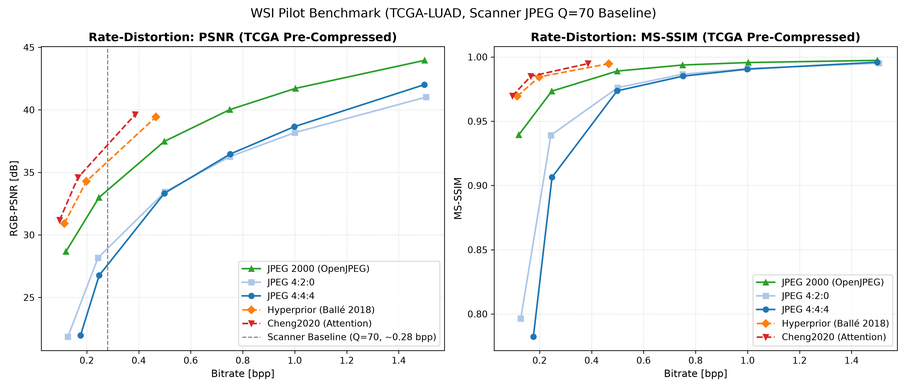
#> input picture example_usage/rd_curves_tcga_precompressed.png, 907 x 389 px, shrunk from 4200 x 1800 before the run
$ python merge_plots.py
#> lines starting #> are read from the running program, lines starting #| are printed output that depends on the picture
"""
merge_plots.py
Fuegt rd_curves_tcga_precompressed.png und rd_curves_rms_groundtruth.png
vertikal zu einer zusammenfassenden Vergleichsgrafik zusammen.
"""
from PIL import Image
from pathlib import Path

tcga_img = Path("rd_curves_tcga_precompressed.png")
rms_img = Path("rd_curves_rms_groundtruth.png")

if tcga_img.exists() and rms_img.exists():
    im1 = Image.open(tcga_img)
#> im1 is the input picture: PIL image 907x389 RGBA; mean R, G, B, A 245.2, 245.9, 245.7, 255
    im2 = Image.open(rms_img)
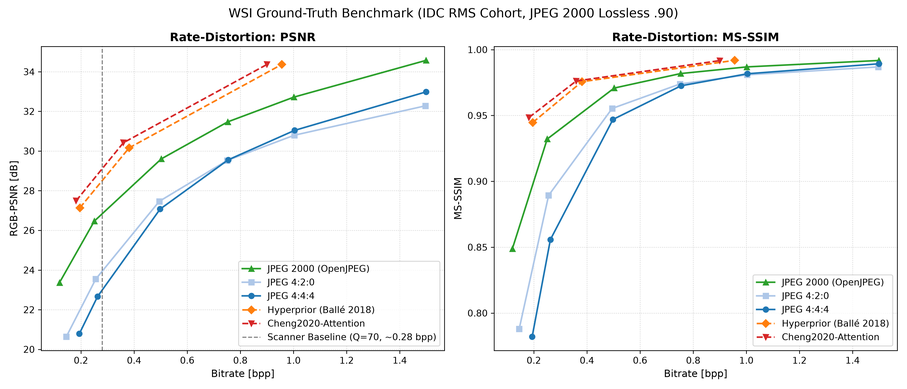
#> input picture example_usage/rd_curves_rms_groundtruth.png, 907 x 389 px, shrunk from 4200 x 1800 before the run
#> im2 is the input picture: PIL image 907x389 RGBA; mean R, G, B, A 245.7, 246.3, 245.9, 255

    # Gleiche Breite sicherstellen, untereinander stapeln
    w = max(im1.width, im2.width)
#> w = 907
    total_h = im1.height + im2.height
#> total_h = 778

    merged = Image.new("RGB", (w, total_h), (255, 255, 255))
#> merged: PIL image 907x778 RGB; every value is 255
    merged.paste(im1, (0, 0))
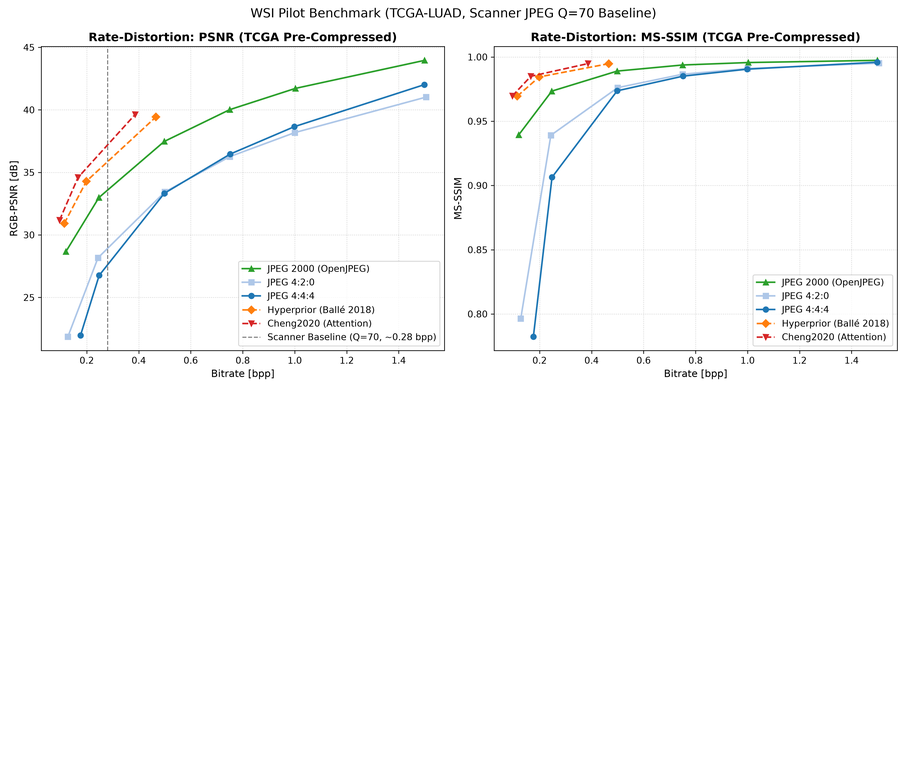
#> merged: PIL image 907x778 RGB; mean R, G, B 250.1, 250.4, 250.3
    merged.paste(im2, (0, im1.height))
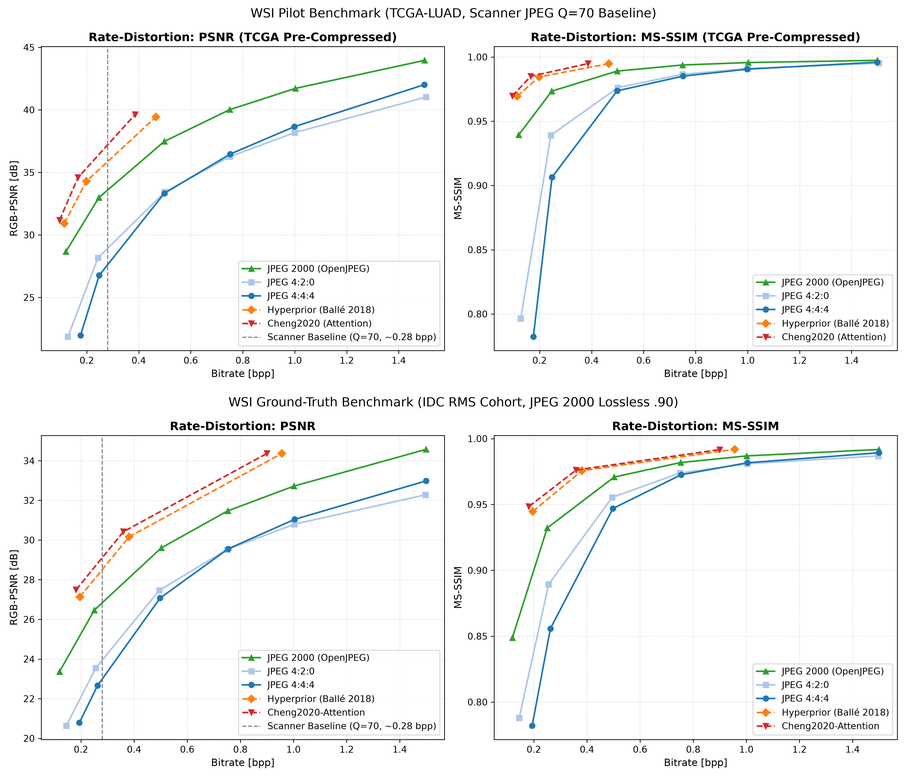
#> merged: PIL image 907x778 RGB; mean R, G, B 245.4, 246.1, 245.8

    out_path = Path("rd_curves_combined_comparison.png")
    merged.save(out_path, dpi=(300, 300))
    print(f"Kombinierter Vergleichs-Plot gespeichert: {out_path.resolve()}")
